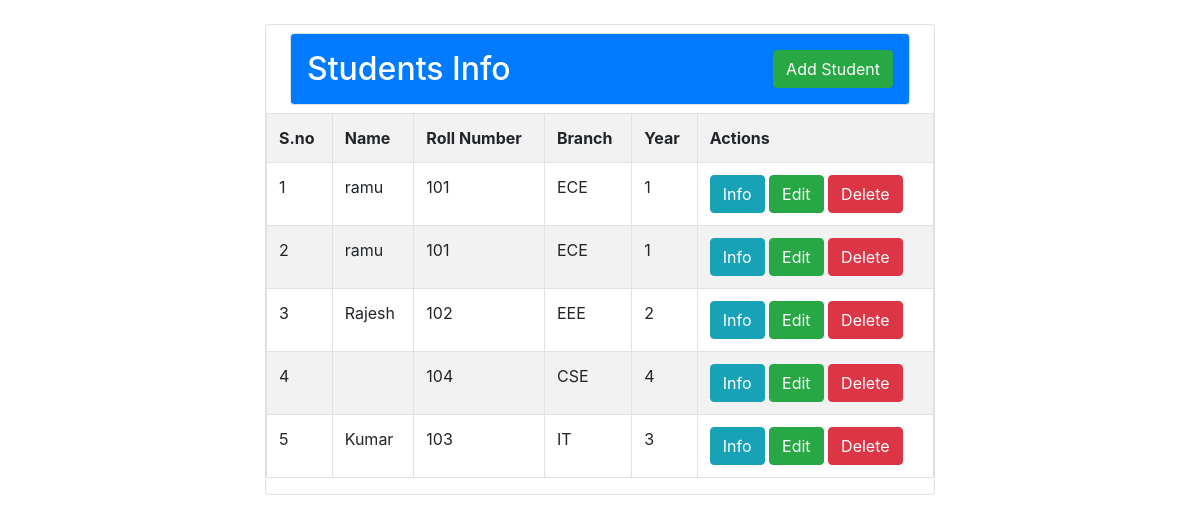
The app's page /displ/ with its own data.
### djboot/models.py (models this page shows)
class Student(models.Model):
	name = models.CharField(max_length=200)
	rollno = models.CharField(max_length=200)
	branch = models.CharField(max_length=200)
	year = models.IntegerField()

### djboot/views.py (the view)
# urls.py: path('displ/',v.usd,name="ds"),
def usd(request):
	y = Student.objects.all()
	return render(request,'djb/usrdisp.html',{'u':y})

### djboot/templates/djb/usrdisp.html (shortened to what this page needs)
{% load static %}
<!DOCTYPE html>
<html lang="en">
<head>
  <link rel="stylesheet" type="text/css" href="{% static 'css/bootstrap.min.css' %}">
</head>
<body>
	<div class="container col-md-7 mt-4">
		<div class="card">
			<h2 class="p-3 text-white bg-primary border rounded mx-4 my-2">Students Info<span><a href="{% url 'studentrg' %}" class="btn btn-success" style="float:right">Add Student</a></span></h2>
			<table class="table table-bordered table-striped p-3">
				<tr>
					<th>S.no</th>
					<th>Name</th>
					<th>Roll Number</th>
					<th>Branch</th>
					<th>Year</th>
					<th>Actions</th>
				</tr>
				{% for i in u %}
				<tr>
					<td>{{forloop.counter}}</td>
					<td>{{i.name}}</td>
					<td>{{i.rollno}}</td>
					<td>{{i.branch}}</td>
					<td>{{i.year}}</td>
					<td>
						<a href="#" class="btn btn-info">Info</a>
						<a href="#" class="btn btn-success">Edit</a>
						<a href="#" class="btn btn-danger">Delete</a>
					</td>
				</tr>
				{% endfor %}
			</table>
		</div>
	</div>
</body>
</html>

### records on screen
Student: name "ramu", rollno "101", branch "ECE", year "1"
Student: name "ramu", rollno "101", branch "ECE", year "1"
Student: name "Rajesh", rollno "102", branch "EEE", year "2"
Student: rollno "104", branch "CSE", year "4"
Student: name "Kumar", rollno "103", branch "IT", year "3"
